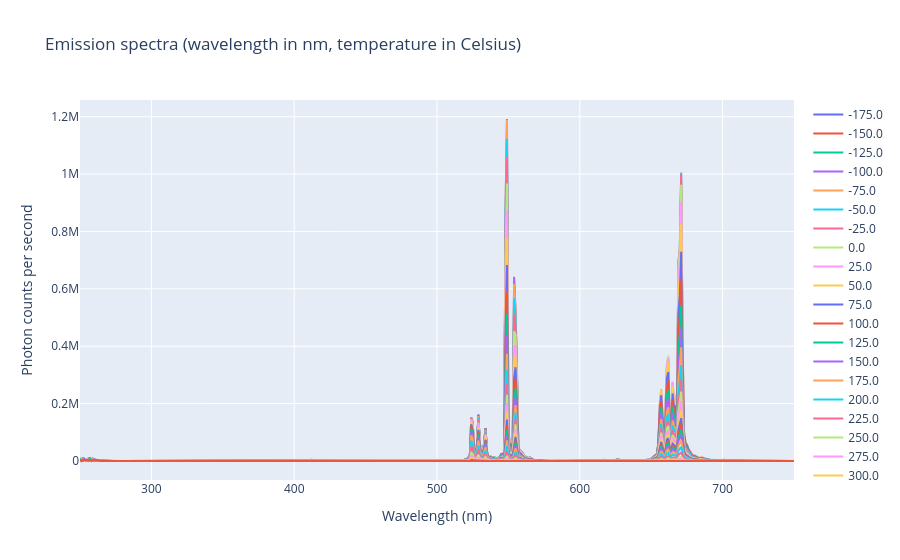

Here is the notebook cell this chart was saved with:
### Code cell
modFIR.graphCountsVsWavelength(gosArr, gosTemp, usePlotly=True, saveGraph=False)

### Figure 1 — Plotly figure (JSON) as saved in the notebook; plotly's stock layout.template omitted (floating-point values rounded to 4 significant figures; data arrays with more than 128 entries replaced by an {"elided": "..."} marker saying what was removed)
{"data": [{"name": "-175.0", "type": "scatter", "x": {"elided": "501 float values"}, "y": {"elided": "501 float values"}}, {"name": "-150.0", "type": "scatter", "x": {"elided": "501 float values"}, "y": {"elided": "501 float values"}}, {"name": "-125.0", "type": "scatter", "x": {"elided": "501 float values"}, "y": {"elided": "501 float values"}}, {"name": "-100.0", "type": "scatter", "x": {"elided": "501 float values"}, "y": {"elided": "501 float values"}}, {"name": "-75.0", "type": "scatter", "x": {"elided": "501 float values"}, "y": {"elided": "501 float values"}}, {"name": "-50.0", "type": "scatter", "x": {"elided": "501 float values"}, "y": {"elided": "501 float values"}}, {"name": "-25.0", "type": "scatter", "x": {"elided": "501 float values"}, "y": {"elided": "501 float values"}}, {"name": "0.0", "type": "scatter", "x": {"elided": "501 float values"}, "y": {"elided": "501 float values"}}, {"name": "25.0", "type": "scatter", "x": {"elided": "501 float values"}, "y": {"elided": "501 float values"}}, {"name": "50.0", "type": "scatter", "x": {"elided": "501 float values"}, "y": {"elided": "501 float values"}}, {"name": "75.0", "type": "scatter", "x": {"elided": "501 float values"}, "y": {"elided": "501 float values"}}, {"name": "100.0", "type": "scatter", "x": {"elided": "501 float values"}, "y": {"elided": "501 float values"}}, {"name": "125.0", "type": "scatter", "x": {"elided": "501 float values"}, "y": {"elided": "501 float values"}}, {"name": "150.0", "type": "scatter", "x": {"elided": "501 float values"}, "y": {"elided": "501 float values"}}, {"name": "175.0", "type": "scatter", "x": {"elided": "501 float values"}, "y": {"elided": "501 float values"}}, {"name": "200.0", "type": "scatter", "x": {"elided": "501 float values"}, "y": {"elided": "501 float values"}}, {"name": "225.0", "type": "scatter", "x": {"elided": "501 float values"}, "y": {"elided": "501 float values"}}, {"name": "250.0", "type": "scatter", "x": {"elided": "501 float values"}, "y": {"elided": "501 float values"}}, {"name": "275.0", "type": "scatter", "x": {"elided": "501 float values"}, "y": {"elided": "501 float values"}}, {"name": "300.0", "type": "scatter", "x": {"elided": "501 float values"}, "y": {"elided": "501 float values"}}, {"name": "325.0", "type": "scatter", "x": {"elided": "501 float values"}, "y": {"elided": "501 float values"}}, {"name": "350.0", "type": "scatter", "x": {"elided": "501 float values"}, "y": {"elided": "501 float values"}}, {"name": "375.0", "type": "scatter", "x": {"elided": "501 float values"}, "y": {"elided": "501 float values"}}, {"name": "400.0", "type": "scatter", "x": {"elided": "501 float values"}, "y": {"elided": "501 float values"}}, {"name": "425.0", "type": "scatter", "x": {"elided": "501 float values"}, "y": {"elided": "501 float values"}}, {"name": "450.0", "type": "scatter", "x": {"elided": "501 float values"}, "y": {"elided": "501 float values"}}, {"name": "475.0", "type": "scatter", "x": {"elided": "501 float values"}, "y": {"elided": "501 float values"}}, {"name": "500.0", "type": "scatter", "x": {"elided": "501 float values"}, "y": {"elided": "501 float values"}}, {"name": "525.0", "type": "scatter", "x": {"elided": "501 float values"}, "y": {"elided": "501 float values"}}, {"name": "550.0", "type": "scatter", "x": {"elided": "501 float values"}, "y": {"elided": "501 float values"}}, {"name": "575.0", "type": "scatter", "x": {"elided": "501 float values"}, "y": {"elided": "501 float values"}}, {"name": "600.0", "type": "scatter", "x": {"elided": "501 float values"}, "y": {"elided": "501 float values"}}], "layout": {"title": {"text": "Emission spectra (wavelength in nm, temperature in Celsius)"}, "xaxis": {"title": {"text": "Wavelength (nm)"}}, "yaxis": {"title": {"text": "Photon counts per second"}}}}
